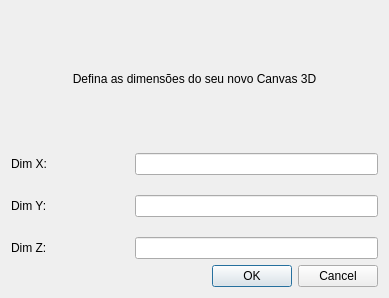
<?xml version="1.0" encoding="UTF-8"?>
<ui version="4.0">
 <class>DialogNewCanvas</class>
 <widget class="QDialog" name="DialogNewCanvas">
  <property name="geometry">
   <rect>
    <x>0</x>
    <y>0</y>
    <width>389</width>
    <height>298</height>
   </rect>
  </property>
  <property name="windowTitle">
   <string>Dialog</string>
  </property>
  <layout class="QHBoxLayout" name="horizontalLayout_4">
   <item>
    <layout class="QVBoxLayout" name="verticalLayout_2" stretch="20,70,10">
     <item>
      <widget class="QLabel" name="label">
       <property name="text">
        <string>Defina as dimensões do seu novo Canvas 3D</string>
       </property>
       <property name="scaledContents">
        <bool>false</bool>
       </property>
       <property name="alignment">
        <set>Qt::AlignCenter</set>
       </property>
       <property name="wordWrap">
        <bool>true</bool>
       </property>
      </widget>
     </item>
     <item>
      <layout class="QVBoxLayout" name="verticalLayout">
       <property name="spacing">
        <number>20</number>
       </property>
       <item>
        <layout class="QHBoxLayout" name="horizontalLayout_3" stretch="30,70">
         <item>
          <widget class="QLabel" name="label_2">
           <property name="text">
            <string>Dim X:</string>
           </property>
          </widget>
         </item>
         <item>
          <widget class="QLineEdit" name="lineEditDimX"/>
         </item>
        </layout>
       </item>
       <item>
        <layout class="QHBoxLayout" name="horizontalLayout_2" stretch="30,70">
         <item>
          <widget class="QLabel" name="label_3">
           <property name="text">
            <string>Dim Y:</string>
           </property>
          </widget>
         </item>
         <item>
          <widget class="QLineEdit" name="lineEditDimY"/>
         </item>
        </layout>
       </item>
       <item>
        <layout class="QHBoxLayout" name="horizontalLayout" stretch="30,70">
         <item>
          <widget class="QLabel" name="label_4">
           <property name="text">
            <string>Dim Z:</string>
           </property>
          </widget>
         </item>
         <item>
          <widget class="QLineEdit" name="lineEditDimZ"/>
         </item>
        </layout>
       </item>
      </layout>
     </item>
     <item>
      <widget class="QDialogButtonBox" name="buttonBox">
       <property name="orientation">
        <enum>Qt::Horizontal</enum>
       </property>
       <property name="standardButtons">
        <set>QDialogButtonBox::Cancel|QDialogButtonBox::Ok</set>
       </property>
      </widget>
     </item>
    </layout>
   </item>
  </layout>
 </widget>
 <resources/>
 <connections>
  <connection>
   <sender>buttonBox</sender>
   <signal>accepted()</signal>
   <receiver>DialogNewCanvas</receiver>
   <slot>accept()</slot>
   <hints>
    <hint type="sourcelabel">
     <x>248</x>
     <y>254</y>
    </hint>
    <hint type="destinationlabel">
     <x>157</x>
     <y>274</y>
    </hint>
   </hints>
  </connection>
  <connection>
   <sender>buttonBox</sender>
   <signal>rejected()</signal>
   <receiver>DialogNewCanvas</receiver>
   <slot>reject()</slot>
   <hints>
    <hint type="sourcelabel">
     <x>316</x>
     <y>260</y>
    </hint>
    <hint type="destinationlabel">
     <x>286</x>
     <y>274</y>
    </hint>
   </hints>
  </connection>
 </connections>
</ui>
